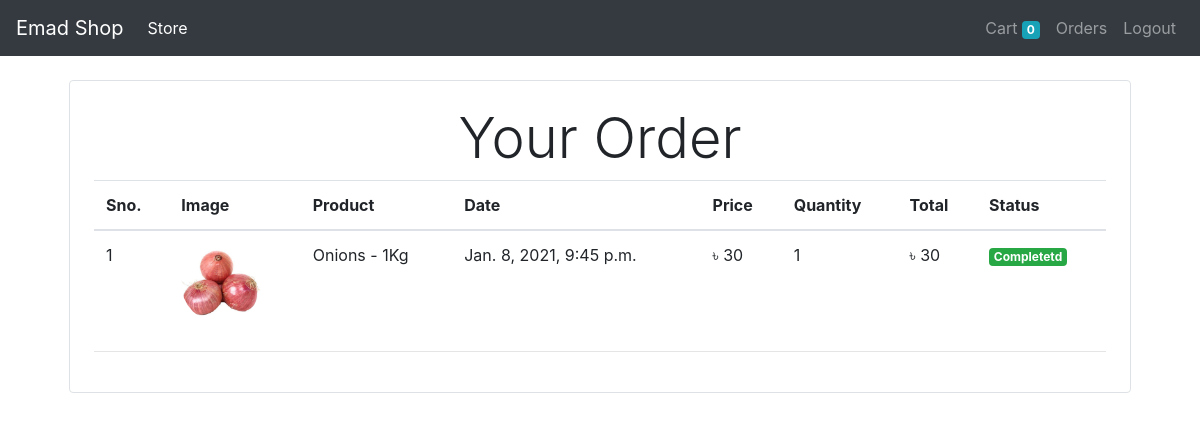
Page /orders (signed in) on the committed database.
### store/models/orders.py (models this page shows, shortened)
class Order(models.Model):
    product = models.ForeignKey(Product, on_delete=models.CASCADE)
    customer = models.ForeignKey(Customer,on_delete=models.CASCADE)
    quantity = models.IntegerField(default=1)
    price = models.IntegerField()
    address = models.CharField(max_length=300, default="", blank=True)
    phone = models.CharField(max_length=60, default="", blank=True)
    date = models.DateTimeField(default=datetime.datetime.now())
    status = models.BooleanField(default=False)
    @staticmethod
    def get_orders_by_customer(customer_id):
        return Order.objects.filter(customer=customer_id).order_by('-date')

### store/models/product.py (models this page shows, shortened)
class Product(models.Model):
    name = models.CharField(max_length=50)
    price = models.IntegerField(default=0)
    category = models.ForeignKey(Category, on_delete=models.CASCADE, default=1)
    description = models.CharField(max_length=200, default="", null=True, blank=True)
    image = models.ImageField(upload_to = 'uploads/products/')

### store/middlewares/auth.py (the view)
    def middleware(request):
        returnUrl  = request.META["PATH_INFO"]
        if not request.session.get('customer'):
            return redirect(f'login?return_url={returnUrl}')
        response = get_response(request)
        return response

### store/templatetags/custom_filter.py (called while the page is built)
@register.filter(name='currency')
def currency(number):
    return "৳ "+str(number)

@register.filter(name='multiply')
def multiply(number, number1):
    return number * number1

### store/views/orders.py (called while the page is built)
    def get(self , request ):
        customer = request.session.get('customer')
        orders = Order.get_orders_by_customer(customer)
        print(orders)
        return render(request , 'order.htm'  , {'orders' : orders})

### store/templates/order.htm (shortened to what this page needs)
{% extends 'base.htm' %}
{% block content %}
{% load cart %}
{% load custom_filter %}
<div class="container">
  <div class="border rounded p-4 m-4">
    <h2 class="display-4 text-center">Your Order</h2>
      <table class="table">
        <thead>
          <tr>
            <th>Sno.</th>
            <th>Image</th>
            <th>Product</th>
            <th>Date</th>
            <th>Price</th>
            <th>Quantity</th>
            <th>Total</th>
            <th>Status</th>
          </tr>
        </thead>
        <tbody>
          {% for order in orders %}
          <tr>
            <td>{{forloop.counter}}</td>
            <td><img style="height: 80px;" class="rounded-circle" src="{{order.product.image.url}}" alt=""></td>
            <td>{{order.product.name}}</td>
            <td>{{order.date}}</td>
            <td>{{order.price|currency}}</td>
            <td>{{order.quantity}}</td>
            <td>{{order.quantity|multiply:order.price|currency}}</td>
            {% if order.status %}
                <td><small class="badge badge-success">Completetd</td>
            {% else %}
            <td><small class="badge badge-warning">Pending</td>
          </tr>
          {% endif %}
          {% endfor %}
        </tbody>
      </table>
      <hr>
  </div>
</div>
{% endblock %}

### rows in the picture
Order: product.image (picture), product.name "Onions - 1Kg", date "Jan. 8, 2021, 9:45 p.m.", price "৳ 30", quantity "1", quantity|multiply "৳ 30", status "Completetd"

### other values in the picture
{{ request.session.cart.keys|length }} "0"
